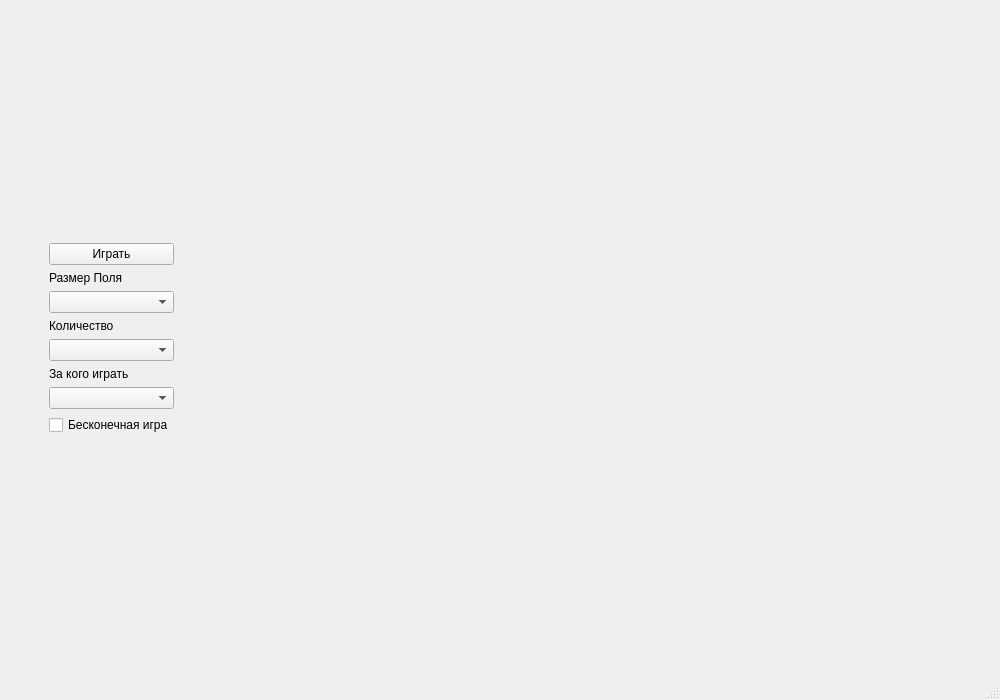
<?xml version="1.0" encoding="UTF-8"?>
<ui version="4.0">
 <class>MainWindow</class>
 <widget class="QMainWindow" name="MainWindow">
  <property name="geometry">
   <rect>
    <x>0</x>
    <y>0</y>
    <width>1000</width>
    <height>700</height>
   </rect>
  </property>
  <widget class="QWidget" name="centralwidget">
   <layout class="QHBoxLayout" name="mainLayout">
    <item>
     <spacer name="horizontalSpacer">
      <property name="orientation">
       <enum>Qt::Orientation::Horizontal</enum>
      </property>
      <property name="sizeHint" stdset="0">
       <size>
        <width>40</width>
        <height>20</height>
       </size>
      </property>
     </spacer>
    </item>
    <item>
     <layout class="QVBoxLayout" name="leftPanel">
      <item>
       <spacer name="verticalSpacer_2">
        <property name="orientation">
         <enum>Qt::Orientation::Vertical</enum>
        </property>
        <property name="sizeHint" stdset="0">
         <size>
          <width>20</width>
          <height>40</height>
         </size>
        </property>
       </spacer>
      </item>
      <item>
       <widget class="QPushButton" name="startButton">
        <property name="text">
         <string>Играть</string>
        </property>
       </widget>
      </item>
      <item>
       <widget class="QLabel" name="label">
        <property name="text">
         <string>Размер Поля</string>
        </property>
       </widget>
      </item>
      <item>
       <widget class="QComboBox" name="sizeBox"/>
      </item>
      <item>
       <widget class="QLabel" name="label_2">
        <property name="text">
         <string>Количество</string>
        </property>
       </widget>
      </item>
      <item>
       <widget class="QComboBox" name="winBox"/>
      </item>
      <item>
       <widget class="QLabel" name="label_3">
        <property name="text">
         <string>За кого играть</string>
        </property>
       </widget>
      </item>
      <item>
       <widget class="QComboBox" name="symbolBox"/>
      </item>
      <item>
       <widget class="QCheckBox" name="infiniteGameButton">
        <property name="text">
         <string>Бесконечная игра</string>
        </property>
       </widget>
      </item>
      <item>
       <spacer name="verticalSpacer">
        <property name="orientation">
         <enum>Qt::Orientation::Vertical</enum>
        </property>
        <property name="sizeHint" stdset="0">
         <size>
          <width>20</width>
          <height>200</height>
         </size>
        </property>
       </spacer>
      </item>
     </layout>
    </item>
    <item>
     <widget class="QWidget" name="boardContainer" native="true">
      <property name="sizePolicy">
       <sizepolicy hsizetype="Expanding" vsizetype="Expanding">
        <horstretch>1</horstretch>
        <verstretch>1</verstretch>
       </sizepolicy>
      </property>
      <layout class="QGridLayout" name="gridLayout" rowstretch="0" columnstretch="0">
       <property name="spacing">
        <number>2</number>
       </property>
      </layout>
     </widget>
    </item>
   </layout>
  </widget>
  <widget class="QMenuBar" name="menubar">
   <property name="geometry">
    <rect>
     <x>0</x>
     <y>0</y>
     <width>1000</width>
     <height>21</height>
    </rect>
   </property>
  </widget>
  <widget class="QStatusBar" name="statusbar"/>
 </widget>
 <resources/>
 <connections/>
</ui>
